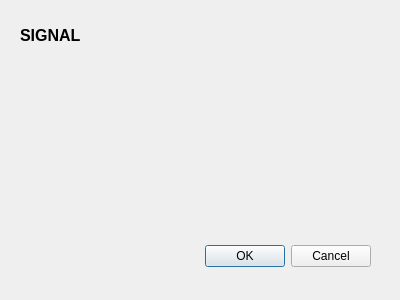
<?xml version="1.0" encoding="UTF-8"?>
<ui version="4.0">
 <class>Dialog</class>
 <widget class="QDialog" name="Dialog">
  <property name="geometry">
   <rect>
    <x>0</x>
    <y>0</y>
    <width>400</width>
    <height>300</height>
   </rect>
  </property>
  <property name="windowTitle">
   <string>Dialog</string>
  </property>
  <widget class="QDialogButtonBox" name="buttonBox">
   <property name="geometry">
    <rect>
     <x>30</x>
     <y>240</y>
     <width>341</width>
     <height>32</height>
    </rect>
   </property>
   <property name="orientation">
    <enum>Qt::Horizontal</enum>
   </property>
   <property name="standardButtons">
    <set>QDialogButtonBox::Cancel|QDialogButtonBox::Ok</set>
   </property>
  </widget>
  <widget class="QLabel" name="title_label">
   <property name="geometry">
    <rect>
     <x>20</x>
     <y>20</y>
     <width>91</width>
     <height>31</height>
    </rect>
   </property>
   <property name="font">
    <font>
     <pointsize>12</pointsize>
     <weight>75</weight>
     <bold>true</bold>
    </font>
   </property>
   <property name="text">
    <string>SIGNAL</string>
   </property>
  </widget>
 </widget>
 <resources/>
 <connections>
  <connection>
   <sender>buttonBox</sender>
   <signal>accepted()</signal>
   <receiver>Dialog</receiver>
   <slot>accept()</slot>
   <hints>
    <hint type="sourcelabel">
     <x>248</x>
     <y>254</y>
    </hint>
    <hint type="destinationlabel">
     <x>157</x>
     <y>274</y>
    </hint>
   </hints>
  </connection>
  <connection>
   <sender>buttonBox</sender>
   <signal>rejected()</signal>
   <receiver>Dialog</receiver>
   <slot>reject()</slot>
   <hints>
    <hint type="sourcelabel">
     <x>316</x>
     <y>260</y>
    </hint>
    <hint type="destinationlabel">
     <x>286</x>
     <y>274</y>
    </hint>
   </hints>
  </connection>
 </connections>
</ui>
